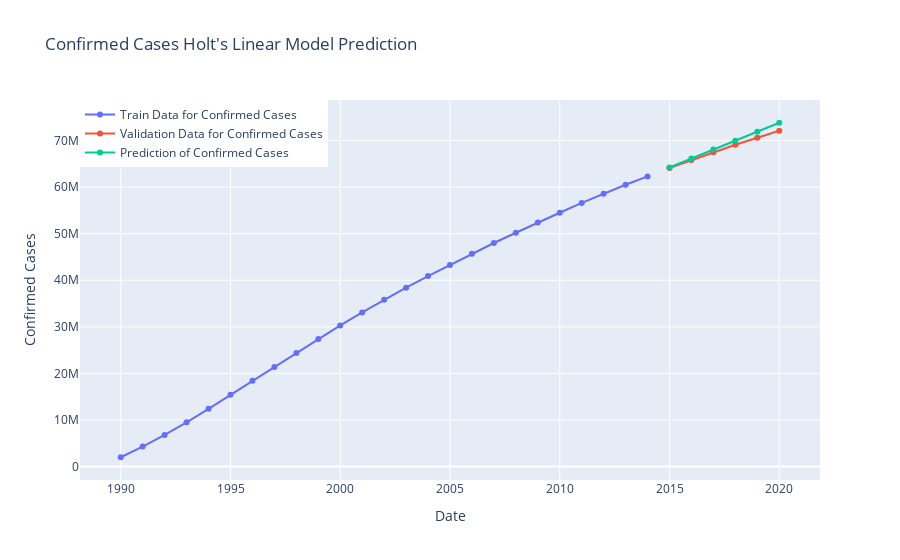

The notebook cell saved with this chart:
### Code cell
fig=go.Figure()
fig.add_trace(go.Scatter(x=model_train["ds"], y=model_train["y"],
                    mode='lines+markers',name="Train Data for Confirmed Cases"))
fig.add_trace(go.Scatter(x=valid["ds"], y=valid["y"],
                    mode='lines+markers',name="Validation Data for Confirmed Cases",))
fig.add_trace(go.Scatter(x=valid["ds"], y=y_pred["Holt"],
                    mode='lines+markers',name="Prediction of Confirmed Cases",))
fig.update_layout(title="Confirmed Cases Holt's Linear Model Prediction",
                 xaxis_title="Date",yaxis_title="Confirmed Cases",legend=dict(x=0,y=1,traceorder="normal"))
fig.show()

### Figure 1 — Plotly figure (JSON) as saved in the notebook; plotly's stock layout.template omitted (floating-point values rounded to 4 significant figures)
{"data": [{"mode": "lines+markers", "name": "Train Data for Confirmed Cases", "type": "scatter", "x": [1990, 1991, 1992, 1993, 1994, 1995, 1996, 1997, 1998, 1999, 2000, 2001, 2002, 2003, 2004, 2005, 2006, 2007, 2008, 2009, 2010, 2011, 2012, 2013, 2014], "y": [2000000, 4300000, 6800000, 9500000, 12400000, 15400000, 18400000, 21400000, 24400000, 27400000, 30300000, 33100000, 35800000, 38400000, 40900000, 43300000, 45700000, 48000000, 50200000, 52400000, 54500000, 56600000, 58600000, 60500000, 62300000]}, {"mode": "lines+markers", "name": "Validation Data for Confirmed Cases", "type": "scatter", "x": [2015, 2016, 2017, 2018, 2019, 2020], "y": [64100000, 65800000, 67500000, 69100000, 70600000, 72100000]}, {"mode": "lines+markers", "name": "Prediction of Confirmed Cases", "type": "scatter", "x": [2015, 2016, 2017, 2018, 2019, 2020], "y": [64220000.0, 66140000.0, 68060000.0, 69980000.0, 71900000.0, 73820000.0]}], "layout": {"legend": {"traceorder": "normal", "x": 0, "y": 1}, "title": {"text": "Confirmed Cases Holt's Linear Model Prediction"}, "xaxis": {"title": {"text": "Date"}}, "yaxis": {"title": {"text": "Confirmed Cases"}}}}
